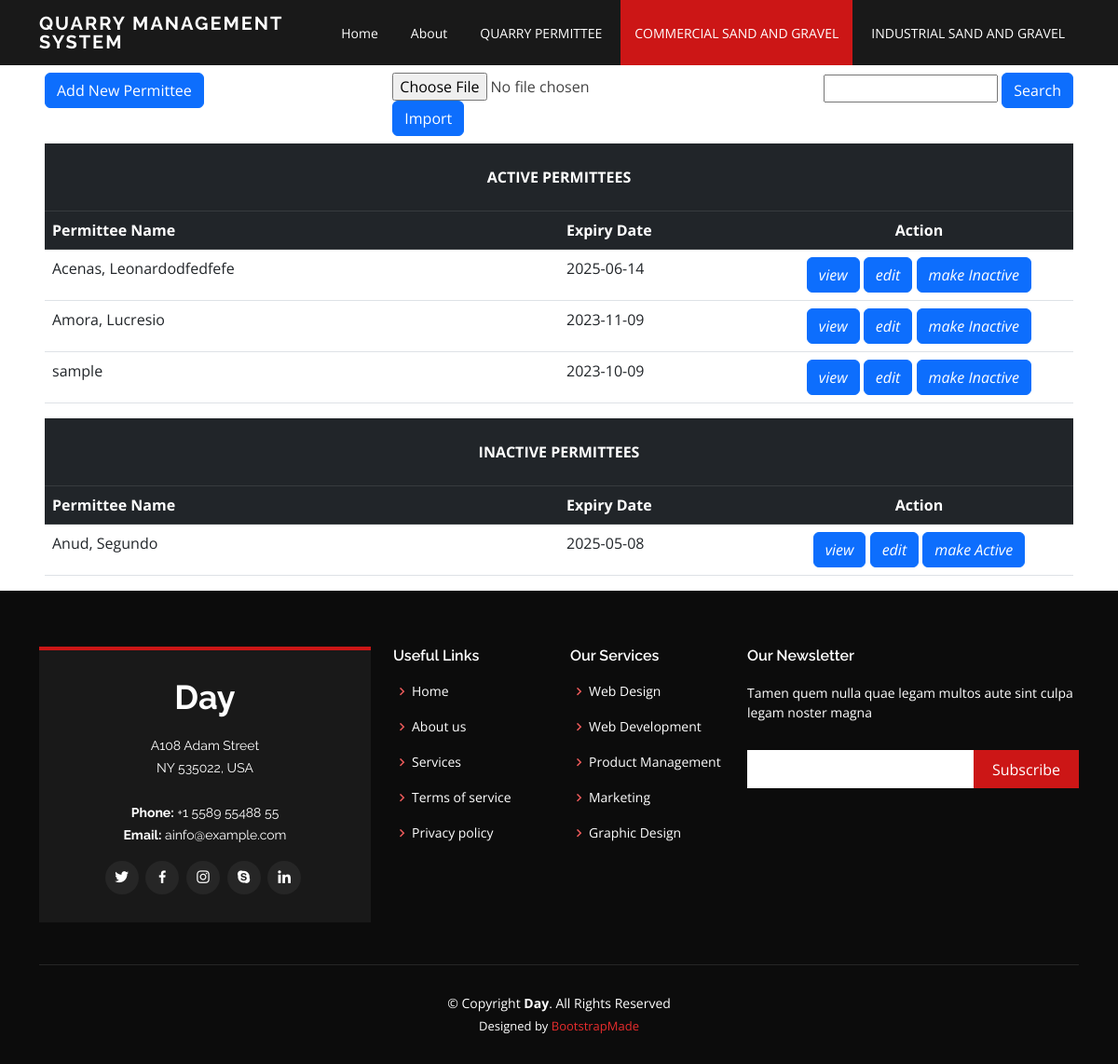
Page /index.php?action=commercial_permittee on the committed database.
### tables this page shows
CREATE TABLE `commercial` (
  `Commercial_Permit_Key` int(11) NOT NULL,
  `Permittee_Name` varchar(255) DEFAULT NULL,
  `Tin_No` varchar(20) DEFAULT NULL,
  `Postal_Address` text DEFAULT NULL,
  `Extraction_Site` varchar(255) DEFAULT NULL,
  `Type_of_Mineral` varchar(100) DEFAULT NULL,
  `Permit_No` varchar(50) DEFAULT NULL,
  `Approved_Volume` double DEFAULT NULL,
  `Area` double DEFAULT NULL,
  `Date_Approved` date DEFAULT NULL,
  `Expiry_Date` date DEFAULT NULL,
  `Active` tinyint(1) DEFAULT NULL
);

### controllers/CommercialController.php (called while the page is built, shortened)
<?php
require_once 'models/CommercialModel.php';
class CommercialController
{
    private $model;
    public function __construct(CommercialModel $model)
    {
        $this->model = $model;
    }
    public function getPermittees()
    {
        $ActivePermittees = $this->model->getAllActive();
        $InactivePermittees = $this->model->getAllInactive();
        require 'views/ui_commercial_permittee.php';
    }
}

### models/CommercialModel.php (called while the page is built, shortened)
<?php
class CommercialModel
{
    private $db;
    public function __construct(PDO $db)
    {
        $this->db = $db;
    }
    public function getAllActive()
    {
        $stmt = $this->db->query("SELECT * FROM commercial WHERE Active = 1");
        return $stmt->fetchAll(PDO::FETCH_ASSOC);
    }
    public function getAllInactive()
    {
        $stmt = $this->db->query("SELECT * FROM commercial WHERE Active = 0");
        return $stmt->fetchAll(PDO::FETCH_ASSOC);
    }
}

### views/ui_commercial_permittee.php (the view)
<?php
require_once 'header.php';
require_once 'menu.php';
?>
    <div class="tablediv mx-5 my-10" >
    <div class="row g-3 py-2">
        <div class="col-md-4">
            <a class="btn btn-primary create-link" href="index.php?action=create_commercial">Add New Permittee</a>
        </div>
        <div class="col-md-4">
            <form class="form11" action="index.php?action=import_commercial" method="post" enctype="multipart/form-data">
                <input type="file" name="excel" required value="" />
                <button type="submit" name="import" class="btn btn-primary">Import</button>
            </form>
        </div>
        <div class="col-md-4 text-end">
            <form class="search1" action="index.php?action=search_commercial" method="POST">
            <input type="text" name="query_commercial" value="<?php $query_commercial?>" />
                <button type="submit" class="btn btn-primary">Search</button>
            </form>
        </div>
    </div>
        <table class="table ">
            <thead class="table-dark my-5 fixed ">
                <tr>
                    <th colspan="3" ><p class="text-center pt-3">ACTIVE PERMITTEES</p></th>
                </tr>
                <tr>
                    <th style="width: 50%" scope="col">Permittee Name</th>
                    <th style="width: 20%" scope="col">Expiry Date</th>
                    <th style="width: 30%" scope="col" class="text-center">Action</th>
                </tr>
            </thead>
            <tbody>
                <?php foreach ($ActivePermittees as $permittee): ?>
                    <tr>
                        <td>
                            <?=$permittee['Permittee_Name'];?>
                        </td>
                        <td>
                            <?=$permittee['Expiry_Date'];?>
                        </td>
                        <td class="action-links text-center">
                            <div class="containers">
                                <button type="button" class="btn btn-primary">
                                    <a style="color: white;" href="index.php?action=view_commercial&id=<?=$permittee['Commercial_Permit_Key'];?>">
                                        <i class="fas fa-edit">view</i>
                                    </a>
                                </button>
                                <button type="button" class="btn btn-primary">
                                <a style="color: white;" href="index.php?action=edit_commercial&id=<?=$permittee['Commercial_Permit_Key'];?>">
                                        <i class="fas fa-edit">edit</i>
                                    </a>
                                </button>
                                <button type="button" class="btn btn-primary">
                                    <a style="color: white;" href="index.php?action=set_inactive_commercial&id=<?=$permittee['Commercial_Permit_Key'];?>">
                                        <i class="fas fa-trash">make Inactive</i>
                                    </a>
                                </button>
                            </div>
                        </td>
                    </tr>
                <?php endforeach;?>
            </tbody>
        </table>
        <table class="table">
        <thead class="table-dark my-5 fixed ">
            <tr>
                <th colspan="3" ><p class="text-center pt-3">INACTIVE PERMITTEES</p></th>
            </tr>
            <tr>
                    <th style="width: 50%" scope="col">Permittee Name</th>
                    <th style="width: 20%" scope="col">Expiry Date</th>
                    <th style="width: 30%" scope="col" class="text-center">Action</th>
                </tr>
        </thead>
        <tbody>
            <?php foreach ($InactivePermittees as $permittee): ?>
                <tr>
                    <td>
                        <?=$permittee['Permittee_Name'];?>
                    </td>
                    <td>
                        <?=$permittee['Expiry_Date'];?>
                    </td>
                    <td class="action-links text-center">
                        <div class="containers">
                            <button type="button" class="btn btn-primary">
                                <a style="color: white;" href="index.php?action=view_commercial&id=<?=$permittee['Commercial_Permit_Key'];?>">
                                    <i class="fas fa-edit">view</i>
                                </a>
                            </button>
                            <button type="button" class="btn btn-primary">
                               <a style="color: white;" href="index.php?action=edit_commercial&id=<?=$permittee['Commercial_Permit_Key'];?>">
                                    <i class="fas fa-edit">edit</i>
                                </a>
                            </button>
                            <button type="button" class="btn btn-primary">
                                <a style="color: white;" href="index.php?action=set_active_commercial&id=<?=$permittee['Commercial_Permit_Key'];?>">
                                    <i class="fas fa-trash">make Active</i>
                                </a>
                            </button>
                        </div>
                    </td>
                </tr>
            <?php endforeach;?>
        </tbody>
        </table>
    </div>
    <?php include_once 'footer.php';?>

### assets/css/style.css (style rules this page uses)
a { color: #cc1616; text-decoration: none; }
.scrolled-offset { margin-top: 70px; }

### rows in the picture
commercial: Permittee_Name "Acenas, Leonardodfedfefe", Expiry_Date "2025-06-14"
commercial: Permittee_Name "Amora, Lucresio", Expiry_Date "2023-11-09"
commercial: Permittee_Name "sample", Expiry_Date "2023-10-09"
commercial: Permittee_Name "Anud, Segundo", Expiry_Date "2025-05-08"
